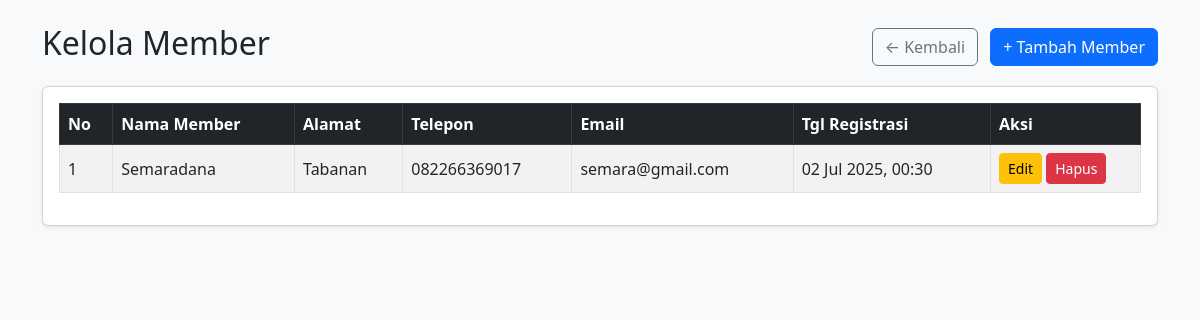
The page /member/member.php (signed in) on the database its author committed.
### tables this page shows
CREATE TABLE `member` (
  `id_member` int NOT NULL,
  `username` varchar(100) DEFAULT NULL,
  `password` varchar(255) DEFAULT NULL,
  `nama_member` varchar(100) NOT NULL,
  `alamat_member` text NOT NULL,
  `email` varchar(100) DEFAULT NULL,
  `telepon` varchar(20) DEFAULT NULL,
  `tgl_registrasi` timestamp NOT NULL DEFAULT CURRENT_TIMESTAMP
);

### member/member.php (the view, shortened to what this page needs)
<?php
include '../config/koneksi.php';
$query = mysqli_query($conn, "SELECT * FROM member ORDER BY nama_member ASC");
?>
<!DOCTYPE html>
<html lang="id">
<head>
    <link href="https://cdn.jsdelivr.net/npm/bootstrap@5.3.0/dist/css/bootstrap.min.css" rel="stylesheet">
</head>
<body class="bg-light">
<div class="container py-4">
    <div class="d-flex justify-content-between align-items-center mb-3">
        <h2>Kelola Member</h2>
        <div>
            <a href="../dashboard.php" class="btn btn-outline-secondary">← Kembali</a>
            <a href="member_tambah.php" class="btn btn-primary ms-2">+ Tambah Member</a>
        </div>
    </div>
    <div class="card shadow-sm">
        <div class="card-body table-responsive">
            <table class="table table-bordered table-striped align-middle">
                <thead class="table-dark">
                    <tr>
                        <th>No</th>
                        <th>Nama Member</th>
                        <th>Alamat</th>
                        <th>Telepon</th>
                        <th>Email</th>
                        <th>Tgl Registrasi</th>
                        <th style="width:150px;">Aksi</th>
                    </tr>
                </thead>
                <tbody>
                    <?php if (mysqli_num_rows($query) > 0): ?>
                        <?php $no = 1; while ($row = mysqli_fetch_assoc($query)): ?>
                        <tr>
                            <td><?= $no++; ?></td>
                            <td><?= htmlspecialchars($row['nama_member']); ?></td>
                            <td><?= htmlspecialchars($row['alamat_member']); ?></td>
                            <td><?= htmlspecialchars($row['telepon'] ?? '-'); ?></td>
                            <td><?= htmlspecialchars($row['email'] ?? '-'); ?></td>
                            <td><?= date('d M Y, H:i', strtotime($row['tgl_registrasi'])); ?></td>
                            <td>
                                <a href="member_edit.php?id=<?= $row['id_member']; ?>" class="btn btn-sm btn-warning">Edit</a>
                                <a href="member_hapus.php?id=<?= $row['id_member']; ?>" class="btn btn-sm btn-danger" onclick="return confirm('Yakin ingin menghapus member ini?')">Hapus</a>
                            </td>
                        </tr>
                        <?php endwhile; ?>
                    <?php else: ?>
                        <tr><td colspan="7" class="text-center">Belum ada data member.</td></tr>
                    <?php endif; ?>
                </tbody>
            </table>
        </div>
    </div>
</div>
</body>
</html>

### rows shown on the page
member: nama_member "Semaradana", alamat_member "Tabanan", telepon "082266369017", email "semara@gmail.com", tgl_registrasi "02 Jul 2025, 00:30"
